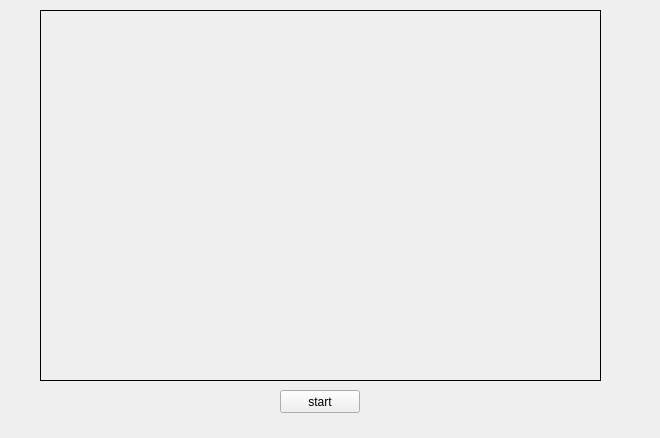
<?xml version="1.0" encoding="UTF-8"?>
<ui version="4.0">
 <class>QcvWidget</class>
 <widget class="QWidget" name="QcvWidget">
  <property name="geometry">
   <rect>
    <x>0</x>
    <y>0</y>
    <width>660</width>
    <height>438</height>
   </rect>
  </property>
  <property name="windowTitle">
   <string>Form</string>
  </property>
  <widget class="QLabel" name="labelView">
   <property name="geometry">
    <rect>
     <x>40</x>
     <y>10</y>
     <width>561</width>
     <height>371</height>
    </rect>
   </property>
   <property name="styleSheet">
    <string notr="true">border: 1px solid;</string>
   </property>
   <property name="text">
    <string/>
   </property>
  </widget>
  <widget class="QPushButton" name="pushButtonPlay">
   <property name="geometry">
    <rect>
     <x>280</x>
     <y>390</y>
     <width>80</width>
     <height>23</height>
    </rect>
   </property>
   <property name="text">
    <string>start</string>
   </property>
  </widget>
 </widget>
 <resources/>
 <connections/>
</ui>
